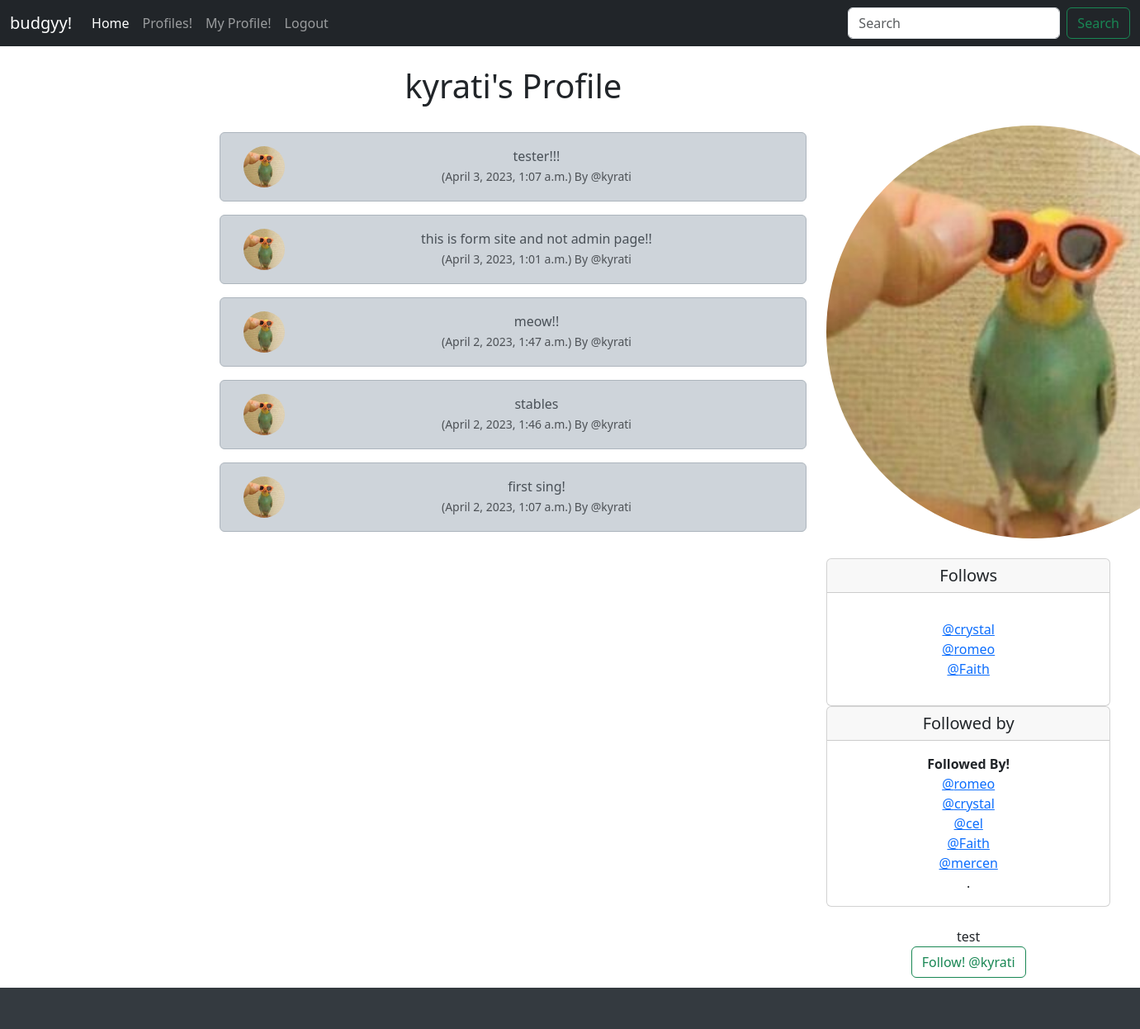
/profile/1 (signed in), run on an earlier commit of the app's database.
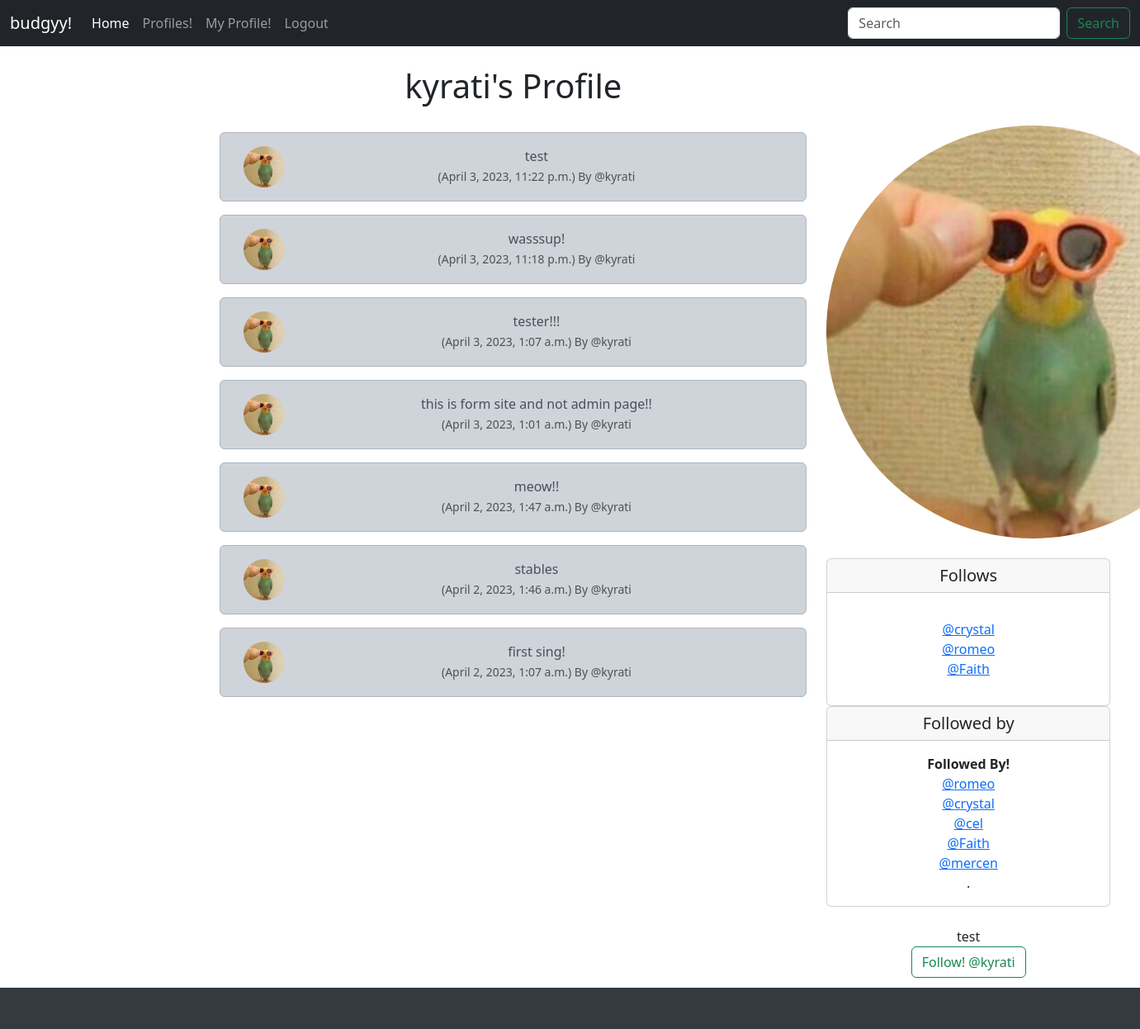
And on a later commit of the database.
### budgyy/models.py (models this page shows, shortened)
class Profile(models.Model):
    user = models.OneToOneField(User, on_delete=models.CASCADE)
    follows = models.ManyToManyField("self", related_name="followed_by", symmetrical=False,blank=True)
    date_modified = models.DateTimeField(User, auto_now=True)
    profile_image = models.ImageField(null=True, blank=True, upload_to="images/")
    def __str__(self):
        return self.user.username

class Sing(models.Model):
	user = models.ForeignKey(
		User, related_name="sing",
		on_delete=models.DO_NOTHING
		)
	body = models.CharField(max_length=200)
	created_at = models.DateTimeField(auto_now_add=True)

### budgyy/views.py (the view, shortened to what this page needs)
# urls.py: path('profile/<int:pk>', views.profile, name='profile'),
def profile(request, pk):
	if request.user.is_authenticated:
		profile = Profile.objects.get(user_id=pk)
		sings = Sing.objects.filter(user_id=pk).order_by("-created_at")
		return render(request, "profile.html", {"profile":profile, "sings":sings})
	else:
		messages.success(request, ("You Must Be Logged In To View This Page..."))
		return redirect('home')

### budgyy/templates/profile.html (shortened to what this page needs)
{% extends 'base.html' %}
{% load static %}
{% block content %}
{% if profile %}
<div class="container text-center">
  <div class="row">
    <div class="col-8">
      <h1>{{ profile.user.username }}'s Profile</h1>
      <br/>
      {% if sings %}
      {% for sing in sings %}
    <div class="alert alert-dark" role="alert">
<div class="container">
  <div class="row">
    <div class="col-1">
      {% if profile.profile_image %}
      <img src="{{ profile.profile_image.url }}" width=50 height=50 class="rounded-circle" alt="{{ profile.user.username }}">
      {% else %}
      <img src="{% static 'images/icon.png' %}" width=50 height=50 class="rounded-circle" alt="{{ profile.user.username }}">
      {% endif %}
    </div>
    <div class="col-11">
            {{ sing.body }}<br/>
              <small class="text-muted">
                ({{ sing.created_at}}) By
                @{{ sing.user.username }}
              </small>
          </div><br/><br/>
    </div>
  </div>
</div>
        {% endfor %}
      {% endif %}
    </div>
        <div class="col-4">
          <br/><br/><br/>
          {% if profile.profile_image %}
          <img src="{{ profile.profile_image.url  }}" width=500 height=500
          class="rounded-circle">
          <br/><br/>
          {% endif %}
            <div class="card">
                <h5 class="card-header">Follows</h5>
                <div class="card-body">
                 {% for following in profile.follows.all %}
                 <a href="{% url 'profile' following.user.id %}">@{{ following }}</a><br/>
                 {% endfor %}
                </div>
              </div>
              <div class="card">
                <h5 class="card-header">Followed by</h5>
                <div class="card-body">
                  <p class="card-text"> <strong>Followed By!</strong><br/>
                    {% for following in profile.followed_by.all %}
                    <a href="{% url 'profile' following.user.id %}">@{{ following }}</a><br/>
                {% endfor %}.</p>
                </div>
              </div>
<br/>
test
<form method=POST>
  {% if profile in user.profile.follows.all %}
     <button class="btn btn-outline-danger" name="follow" value="unfollow" type="submit">
       Unfollow! @{{ profile.user.username|lower}}
     </button>
  {% else %}
    <button class="btn btn-outline-success" name="follow" value="follow" type="submit">
       Follow! @{{ profile.user.username|lower}}
     </button>
  {% endif %}
  </form>
  <br/>
      {% if request.user.id == profile.user.id %}
      <a href="{% url 'update_user' %}" class ="btn btn-outline-secondary">Update Profile</a>
      {% endif %}
    </div>
   </div>
</div>
{% endif %}
{% endblock %}

### budgyy/templates/base.html (shortened to what this page needs)
{% load static %}
<!doctype html>
<html lang="en">
  <head>
    <link href="https://cdn.jsdelivr.net/npm/bootstrap@5.3.0-alpha2/dist/css/bootstrap.min.css" rel="stylesheet">
  </head>
  <body>
    {% include 'navbar.html'%}
    <div class ="container-fluid">
      <div class="row">
        <div class="col-md-2 sidebar">
        </div>
        <div class="col-md-10">
          <div class="container">
            <br/>
            {% block content %}
            {% endblock %}
          </div>
        </div>
      </div>
    </div>
    <div class="footer">
    </div>
    <link rel="stylesheet" type="text/css" href="{% static 'budgy\budgyy\static\css\styles.css' %}">
  </body>
</html>

### budgyy/templates/navbar.html (shortened to what this page needs)
<nav class="navbar navbar-expand-lg navbar-dark bg-dark">
    <div class="container-fluid">
      <a class="navbar-brand" href="{% url 'home' %}">budgyy!</a>
      <div class="collapse navbar-collapse" id="navbarSupportedContent">
        <ul class="navbar-nav me-auto mb-2 mb-lg-0">
          <li class="nav-item">
            <a class="nav-link active" aria-current="page" href="#">Home</a>
          </li>
          <li class="nav-item">
            <a class="nav-link" href="{% url 'profile_list' %}">Profiles!</a>
          </li>
          {% if user.is_authenticated %}
          <li class="nav-item">
            <a class="nav-link" href="{% url 'profile' request.user.id %}">My Profile!</a>
          </li>
          <li class="nav-item">
            <a class="nav-link"
            href="{% url 'logout' %}">Logout</a>
          </li>
          {% endif %}
        </ul>
        <form class="d-flex" role="search">
          <input class="form-control me-2" type="search" placeholder="Search" aria-label="Search">
          <button class="btn btn-outline-success" type="submit">Search</button>
        </form>
      </div>
    </div>
  </nav>

### budgyy/static/css/styles.css (style rules this page uses)
body { background-image: url("budgyy\static\loop.gif"); background-repeat: no-repeat; background-size: cover; background-position: center center; }

### budgyy/templates/base.html (style rules this page uses)
.footer { position: absolute; bottom: 0; width: 100%; height: 50px; background-color: #343a40; color: #fff; }
.sidebar { height: 100%; background-color: #343a40; color: #fff; border-top: 3px solid #fff; border-bottom: 3px solid #fff; }

What changed in the data, as far as the page shows it:
added Sing: profile_image (picture), body "test", created_at "April 3, 2023, 11:22 p.m.", user.username "kyrati"
added Sing: profile_image (picture), body "wasssup!", created_at "April 3, 2023, 11:18 p.m.", user.username "kyrati"
